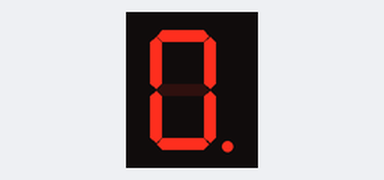
Bench run of a sketch on a simulated Arduino Uno, built with avr-gcc and run on an emulated ATmega328P. Parts: 1-digit seven-segment display. Wiring (inferred from the names in the program): 1-digit 7-segment display, segments lit when LOW: segments pin 6, pin 7, pin 8, pin 9, pin 10, pin 11, pin 12, pin 13. The segment pins are drawn as the display they are named for.

Above: at 0.1 s.
At 1.1 s:
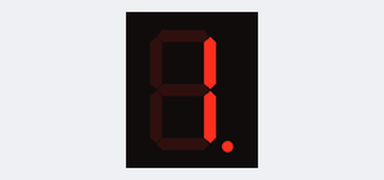
At 2.1 s:
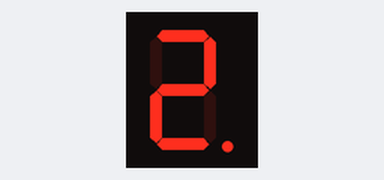
At 4.1 s:
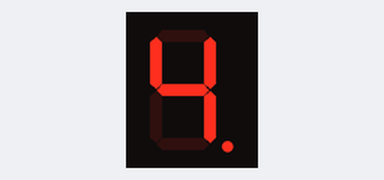
At 6.1 s:
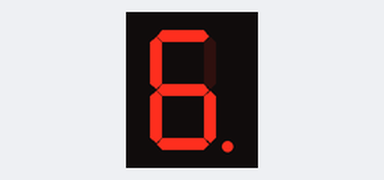
At 9.1 s:
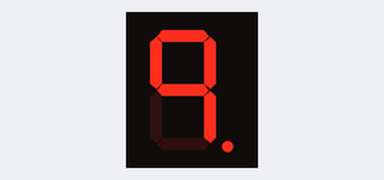

The sketch:

Program_Seven_Segmen.ino
```cpp
//Rangkaian Display 7 Segment Common Anoda

const int A=6;
const int B=7;
const int C=8;
const int D=9;
const int E=10;
const int F=11;
const int G=12;
const int DP=13;

void setup()
{
  pinMode(A,OUTPUT);
  pinMode(B,OUTPUT);
  pinMode(C,OUTPUT);
  pinMode(D,OUTPUT);
  pinMode(E,OUTPUT);
  pinMode(F,OUTPUT);
  pinMode(G,OUTPUT);
  pinMode(DP,OUTPUT);
}

void loop()
{
  disp0();
  delay(1000);
  disp1();
  delay(1000);
  disp2();
  delay(1000);
  disp3();
  delay(1000);
  disp4();
  delay(1000);
  disp5();
  delay(1000);
  disp6();
  delay(1000);
  disp7();
  delay(1000);
  disp8();
  delay(1000);
  disp9();
  delay(1000);
}
void disp0()
{
  digitalWrite(A, LOW);
  digitalWrite(B, LOW);
  digitalWrite(C, LOW);
  digitalWrite(D, LOW);
  digitalWrite(E, LOW);
  digitalWrite(F, LOW);
  digitalWrite(G, HIGH);

}
void disp1()
{
  digitalWrite(A, HIGH);
  digitalWrite(B, LOW);
  digitalWrite(C, LOW);
  digitalWrite(D, HIGH);
  digitalWrite(E, HIGH);
  digitalWrite(F, HIGH);
  digitalWrite(G, HIGH);
}
void disp2()
{
  digitalWrite(A, LOW);
  digitalWrite(B, LOW);
  digitalWrite(C, HIGH);
  digitalWrite(F, HIGH);
  digitalWrite(G, LOW);
  digitalWrite(E, LOW);
  digitalWrite(D, LOW);
}
void disp3()
{
  digitalWrite(A, LOW);
  digitalWrite(B, LOW);
  digitalWrite(C, LOW);
  digitalWrite(D, LOW);
  digitalWrite(E, HIGH);
  digitalWrite(F, HIGH);
  digitalWrite(G, LOW);
}
void disp4()
{
  digitalWrite(A, HIGH);
  digitalWrite(D, HIGH);
  digitalWrite(E, HIGH);
  digitalWrite(F, LOW);
  digitalWrite(G, LOW);
  digitalWrite(B, LOW);
  digitalWrite(C, LOW);
}
void disp5()
{
  digitalWrite(A, LOW);
  digitalWrite(B, HIGH);
  digitalWrite(E, HIGH);
  digitalWrite(F, LOW);
  digitalWrite(G, LOW);
  digitalWrite(C, LOW);
  digitalWrite(D, LOW);
}
void disp6()
{
  digitalWrite(A, LOW);
  digitalWrite(B, HIGH);
  digitalWrite(F, LOW);
  digitalWrite(E, LOW);
  digitalWrite(D, LOW);
  digitalWrite(C, LOW);
  digitalWrite(G, LOW);
}
void disp7()
{
  digitalWrite(A, LOW);
  digitalWrite(B, LOW);
  digitalWrite(C, LOW);
  digitalWrite(D, HIGH);
  digitalWrite(E, HIGH);
  digitalWrite(F, HIGH);
  digitalWrite(G, HIGH);
}
void disp8()
{
  digitalWrite(A, LOW);
  digitalWrite(B, LOW);
  digitalWrite(C, LOW);
  digitalWrite(D, LOW);
  digitalWrite(E, LOW);
  digitalWrite(F, LOW);
  digitalWrite(G, LOW);
}
void disp9()
{
  digitalWrite(A, LOW);
  digitalWrite(B, LOW);
  digitalWrite(C, LOW);
  digitalWrite(D, HIGH);
  digitalWrite(E, HIGH);
  digitalWrite(F, LOW);
  digitalWrite(G, LOW);
}
```

Measured:
- by itself, everything shown: repeats every 10.0 s, in 10 steps
- what the display in image 1 shows lasts 1.0 s, from 1.0 s to 2.0 s
